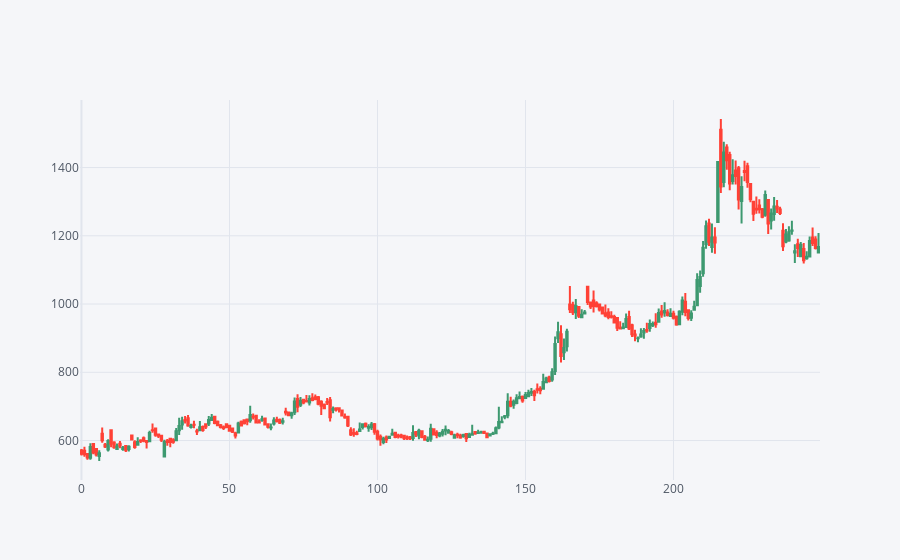

This figure's notebook cell:
### Code cell
# Let's draw the candle for the chosen share
CANDLE_BEML = beml_df[['Open_Price', 'High_Price', 'Low_Price', 'Close_Price']].iplot(kind='candle')

### Figure 1 — Plotly figure (JSON) as saved in the notebook; plotly's stock layout.template omitted (floating-point values rounded to 4 significant figures; data arrays with more than 128 entries replaced by an {"elided": "..."} marker saying what was removed)
{"data": [{"close": {"elided": "250 float values"}, "high": {"elided": "250 float values"}, "low": {"elided": "250 float values"}, "open": {"elided": "250 float values"}, "showlegend": false, "type": "candlestick", "x": {"elided": "250 int values"}, "yaxis": "y2"}], "layout": {"legend": {"bgcolor": "#F5F6F9", "font": {"color": "#4D5663"}}, "paper_bgcolor": "#F5F6F9", "plot_bgcolor": "#F5F6F9", "title": {"font": {"color": "#4D5663"}}, "xaxis": {"gridcolor": "#E1E5ED", "rangeslider": {"visible": false}, "showgrid": true, "tickfont": {"color": "#4D5663"}, "title": {"font": {"color": "#4D5663"}, "text": ""}, "zerolinecolor": "#E1E5ED"}, "yaxis": {"gridcolor": "#E1E5ED", "showgrid": true, "showticklabels": false, "tickfont": {"color": "#4D5663"}, "title": {"font": {"color": "#4D5663"}, "text": ""}, "zerolinecolor": "#E1E5ED"}, "yaxis2": {"gridcolor": "#E1E5ED", "showgrid": true, "tickfont": {"color": "#4D5663"}, "title": {"font": {"color": "#4D5663"}, "text": ""}, "zerolinecolor": "#E1E5ED"}}}
